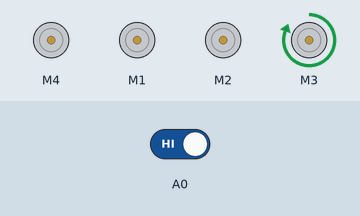
This sketch was run on a simulated Arduino Uno, built with avr-gcc and run on an emulated ATmega328P. Parts: 4 × DC motor (green arrow = forward, orange = backward, longer = faster). Inputs (shaded band) come from the test bench; at power-on: A0 HIGH. What the sketch prints to the serial monitor is not drawn.

Above: at 1.2 s.
1.3 s: A0 driven LOW
At 1.9 s:
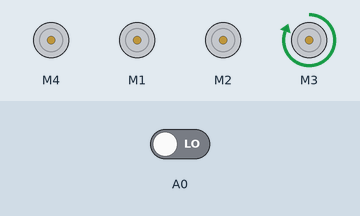
Timing chart, 0 to 63.6 s (numbered marks = the images above; inputs shaded):
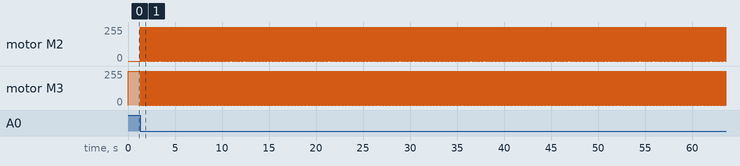

The sketch:

1_IR_in_follower.ino
```cpp
#include <AFMotor.h>

AF_DCMotor motor1(1);

AF_DCMotor motor2(2);
 AF_DCMotor motor3(3);
 AF_DCMotor motor4(4);
char command;
void setup()

{
   pinMode(A0,INPUT);


 Serial.begin(9600);
}
void loop()
{
  if(digitalRead(A0)==LOW)
  {
 digitalWrite(13,HIGH);
   //motor1.setSpeed(0);
   //motor4.setSpeed(0);//Define maximum velocity
  //motor1.run(RELEASE);
  //motor4.run(RELEASE);//rotate the motor clockwise
  motor2.setSpeed(255);
  motor3.setSpeed(0);//Define maximum velocity
  motor3.run(RELEASE);
  motor2.run(FORWARD); //rotate the motor clockwise
  }

else(digitalRead(A0)==HIGH);

{
  digitalWrite(13,LOW);
   Serial.print("ZZ");
 motor4.setSpeed(255);
 motor1.setSpeed(255); //Define minimum velocity
  //motor1.run(FORWARD);
  //motor4.run(FORWARD);//stop the motor when release the button
  motor2.setSpeed(0);
  motor3.setSpeed(255);//Define minimum velocity
  motor2.run(RELEASE);
  motor3.run(FORWARD);//rotate the motor clockwise

}}
```

Measured:
- after the input at 1.3 s, motor M2: alternates forward 255/255 for 0.02 s and stopped for 0.01 s, starting at once; motor M3: alternates forward 255/255 for 0.01 s and stopped for 0.02 s, starting at once
